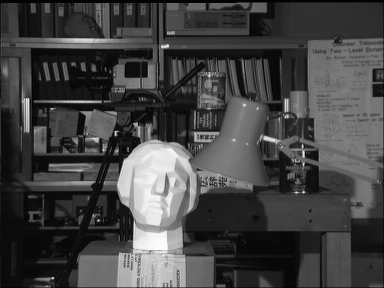
#> input picture images/tsukuba_l.png, 384 x 288 px
$ jupyter execute '1)Intro_to_Stereo_Vision.ipynb'
#> lines starting #> are read from the running program, lines starting #| are printed output that depends on the picture
# Stereo Vision

A stereo camera comes with two or more image sensors to simulate human binocular vision - giving it the ability to perceive depth.

The term **binocular vision** is used when two cameras are employed.

## Stereo setup and terminology

- **Fixation Point**: the point of intersection of the optical axis.
- **Baseline**: the distance between the centers of projection.
- **Epipolar Plane**: the plane passing through the centers of projection and the point in the scene.
- **Conjugate Pair**: any point in the scene that is visible in both cameras will be projected to a pair of image points in the two images.
- **Disparity**: the distance between corresponding points when the two images are super-imposed.
- **Disparity Map**: the disparities of all point from the disparity map (can be displayed as an image).

## Depth Perception Technologies :-

Capturing the third dimension can be done in many different ways, and each of the machine vision technologies available has its own pros and cons. 3D imaging can be broken into two main categories: **Passive and Active**,

The main Passive techniques are:
- Depth from focus
- Light Field
- Stereo

The main Active techniques are:
- Time-of-flight
- Structured light
- interferometry
- Stereo

## Classification of Stereo Depth Perception

**1) Passive Stereo:**
The passive Stereo system depends on the available light in the environment and deosn't employ any kind of external light.

Passive stereo is suitable for well lighted textured regions and works well in sunlight.

***Pros:***
- Performs well in sunlight
- Cost Effective

***Cons:***
- Mediocre performance in low light
- Mediocre performance in non-textured scenes

**2) Active Stereo:**
The active stereo vision is a form of stereo vision which actively employs a light such as a laser or structured light to simplify the stereo matching problem.

Active Stereo is useful in regions where there is a lack of light and/or texture. The infrared projector or another light source will flood the scene with texture thereby cutting off the dependency of an external light source. But along with its positive, there are some negatives such as active stereo will lose its effectivness in direct sunlight and in regions with a high interference of the same external light source technology used.

***Pros:***
- Performs well in low light.
- Performs well in the non-textured indoor scene.
- Can be used as a hybrid Time of flight and Stereo Triangulation depth-perceiving technology.

***Cons:***
- Under sunlight, it is same as passive stereo.
- Over long-range, it is same as passive stereo.
- IR projector adds to cost.

## Triangulation - the principle underlying stereo vision

- The 3D location of any visible object point in space is restricted to the passes through the center of projection and the projection of the object point.
- Binocular stereo vision determines the position of a point in space by finding the intersetion of the two lines passing through the center of projection and the projection of the point in each image.

## The two problems of stereo:-

### 1) The correspondence problem:
- Finding pairs of matched points such that each point in the pair is the projection of the same 3D point.
- Triangulation depends crucially on the solution of the correspondence problem.
- Ambiguous correspondence between points in the two images may lead to several different consistent interpretations of the scene.

### 2) The reconstruction problem:
- Given the corresponding points, we can compute the disparity map.
- The disparity map can be converted to a 3D map of the scene (i.e., recover the 3D structure) if the stereo geometry is known.

[cell 1]
import cv2
import numpy as np
import matplotlib.pyplot as plt

[cell 2]
# Our Setup, Import Libaries, Create our Imshow Function and Download our Images
import cv2
import numpy as np
from matplotlib import pyplot as plt

# Define our imshow function
def imshow(title = "Image", image = None, size = 10):
    w, h = image.shape[0], image.shape[1]
    aspect_ratio = w/h
    plt.figure(figsize=(size * aspect_ratio,size))
    plt.imshow(cv2.cvtColor(image, cv2.COLOR_BGR2RGB))
    plt.title(title)
    plt.show()

[cell 3]
#Class for computing stereo correspondence using the block matching algorithm
stereo = cv2.StereoBM_create(numDisparities=0, blockSize=21)

[cell 4]
# Example_1
left_image = cv2.imread('./images/tsukuba_l.png', cv2.IMREAD_GRAYSCALE)
#> left_image is the input picture: shape (288, 384); min 0, max 252, mean 67.6
right_image = cv2.imread('./images/tsukuba_r.png', cv2.IMREAD_GRAYSCALE)
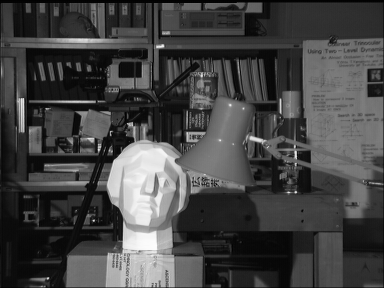
#> input picture images/tsukuba_r.png, 384 x 288 px
#> right_image is the input picture: shape (288, 384); min 0, max 253, mean 68

[cell 5]
imshow('Left Image',left_image)

[cell 6]
imshow('Right Image',right_image)

[cell 7]
# For each pixel algorithm will find the best disparity from 0
# Larger block size implies smoother, though less accurate disparity map
depth = stereo.compute(left_image, right_image)
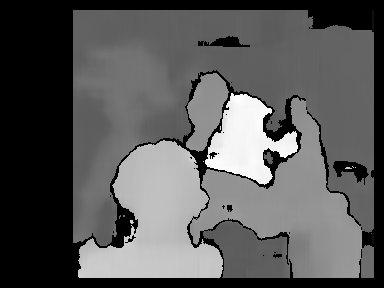
#> depth: shape (288, 384) int16; min -16, max 233, mean 70.8; drawn with min black and max white
print(depth)
#> (printed output is left out)

[cell 8]
plt.imshow(depth)

[cell 9]
# Example_2
left_image = cv2.imread('./images/items_l.png', cv2.IMREAD_GRAYSCALE)
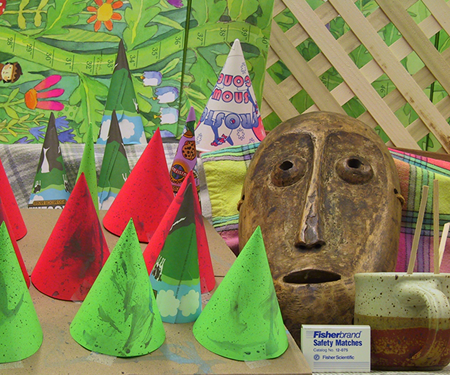
#> input picture images/items_l.png, 450 x 375 px
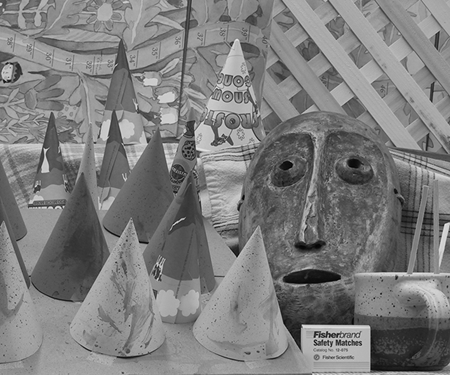
#> left_image: shape (375, 450); min 0, max 235, mean 125
right_image = cv2.imread('./images/items_r.png', cv2.IMREAD_GRAYSCALE)
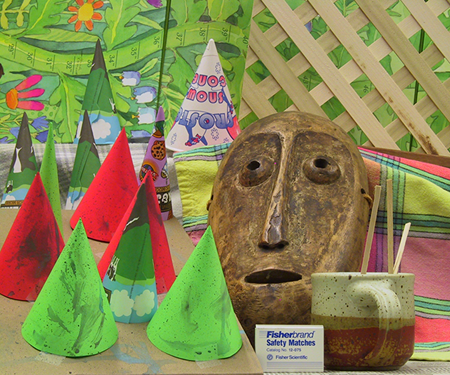
#> input picture images/items_r.png, 450 x 375 px
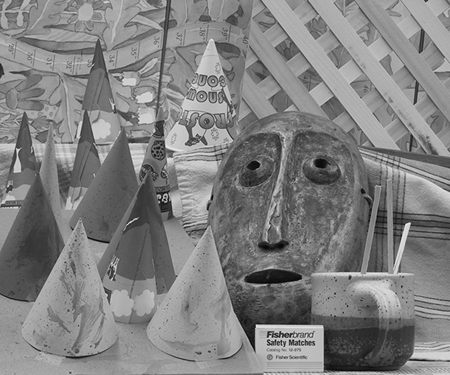
#> right_image: shape (375, 450); min 0, max 243, mean 128.4

[cell 10]
depth = stereo.compute(left_image, right_image)
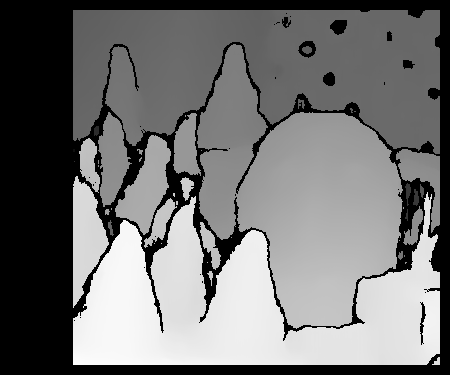
#> depth: shape (375, 450) int16; min -16, max 838, mean 371.5; drawn with min black and max white
print(depth)
#> (printed output is left out)

[cell 11]
imshow('Left Image',left_image)

[cell 12]
imshow('Right Image',right_image)

[cell 13]
plt.imshow(depth)

[cell 14]
#Class for computing stereo correspondence using the block matching algorithm
stereo = cv2.StereoBM_create(numDisparities=0, blockSize=5)
depth = stereo.compute(left_image, right_image)
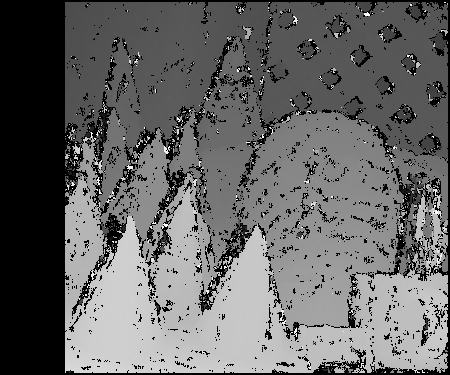
#> depth: shape (375, 450) int16; min -16, max 1008, mean 394.7; drawn with min black and max white
plt.imshow(depth)
